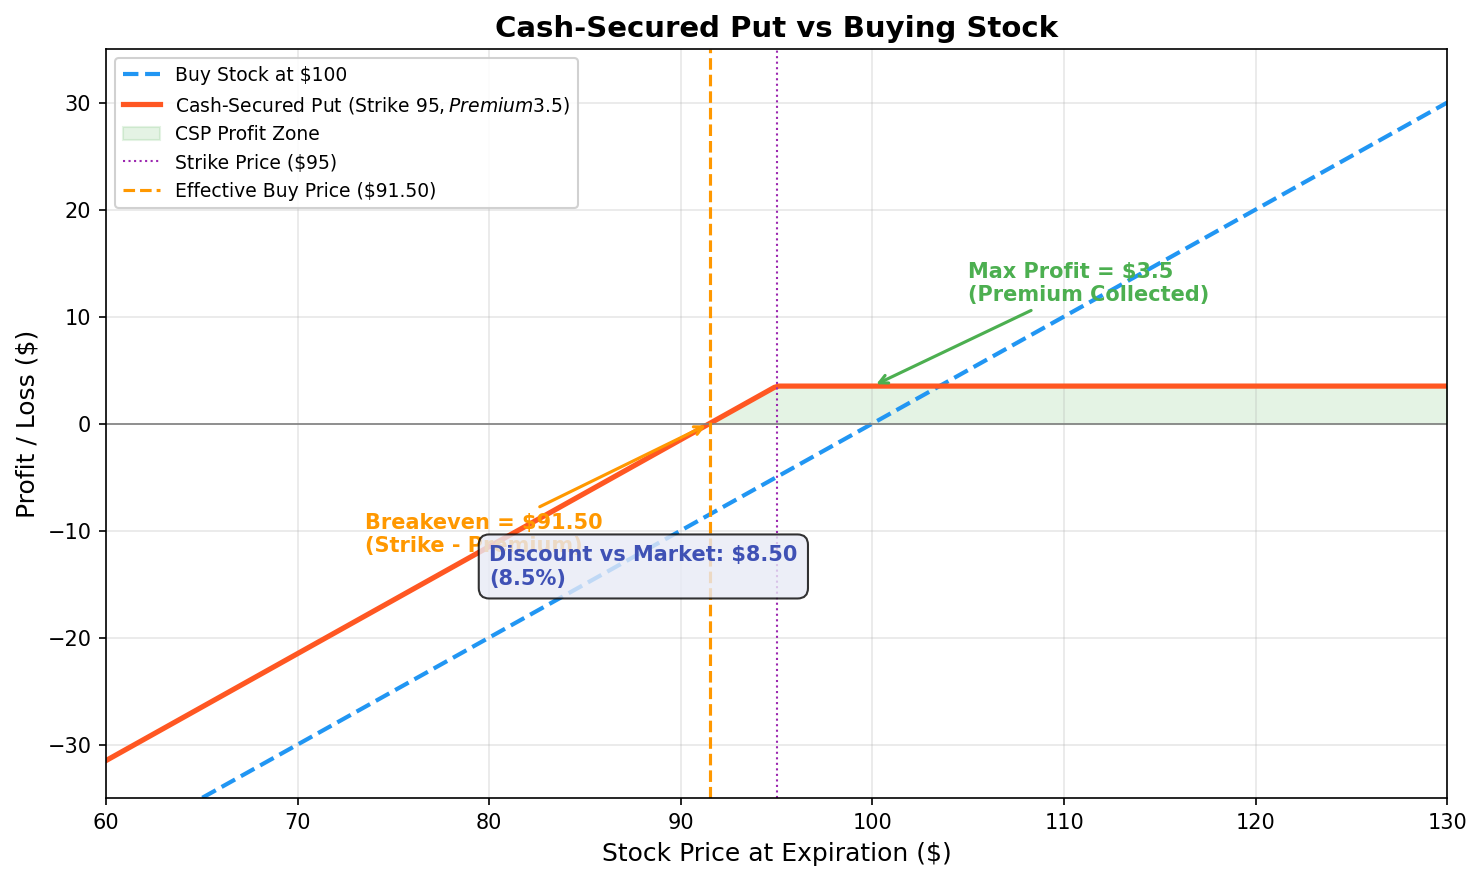

Reproduce this figure in Python.
"""
Week 28: Cash-Secured Put Payoff Diagram
==========================================
Shows the payoff of selling a cash-secured put. Compares the effective
purchase price (strike - premium) to simply buying the stock outright.

Output: week28_cash_secured_put.png
"""

import numpy as np
import matplotlib.pyplot as plt

# -------------------------------------------------------------------
# Parameters
# -------------------------------------------------------------------
current_price = 100         # current stock price
strike_price = 95           # put strike (willing to buy at $95)
premium_received = 3.50     # premium collected for selling the put

# -------------------------------------------------------------------
# Stock price range at expiration
# -------------------------------------------------------------------
stock_prices = np.linspace(60, 130, 300)

# -------------------------------------------------------------------
# Payoff calculations
# -------------------------------------------------------------------
# Cash-secured put P&L (sold put, secured by cash = strike amount)
# If stock >= strike: keep premium, no assignment
# If stock <  strike: forced to buy at strike, P&L = (stock - strike) + premium
csp_pnl = np.where(
    stock_prices >= strike_price,
    premium_received,
    (stock_prices - strike_price) + premium_received
)

# "Just buy stock at current price" P&L
buy_stock_pnl = stock_prices - current_price

# Effective purchase price if assigned
effective_price = strike_price - premium_received

# -------------------------------------------------------------------
# Plotting
# -------------------------------------------------------------------
fig, ax = plt.subplots(figsize=(10, 6))

# Stock purchase payoff
ax.plot(stock_prices, buy_stock_pnl, color="#2196F3", linewidth=2,
        linestyle="--", label=f"Buy Stock at ${current_price}")

# Cash-secured put payoff
ax.plot(stock_prices, csp_pnl, color="#FF5722", linewidth=2.5,
        label=f"Cash-Secured Put (Strike ${strike_price}, Premium ${premium_received})")

# Shade profit zone for CSP
profit_mask = csp_pnl > 0
ax.fill_between(stock_prices, 0, csp_pnl,
                where=profit_mask, color="#4CAF50", alpha=0.15,
                label="CSP Profit Zone")

# Reference lines
ax.axhline(0, color="grey", linewidth=0.8)
ax.axvline(strike_price, color="#9C27B0", linewidth=1, linestyle=":",
           label=f"Strike Price (${strike_price})")
ax.axvline(effective_price, color="#FF9800", linewidth=1.5, linestyle="--",
           label=f"Effective Buy Price (${effective_price:.2f})")

# Breakeven annotation
ax.annotate(
    f"Breakeven = ${effective_price:.2f}\n(Strike - Premium)",
    xy=(effective_price, 0),
    xytext=(effective_price - 18, -12),
    fontsize=10, fontweight="bold", color="#FF9800",
    arrowprops=dict(arrowstyle="->", color="#FF9800", lw=1.5),
)

# Max profit annotation
ax.annotate(
    f"Max Profit = ${premium_received}\n(Premium Collected)",
    xy=(strike_price + 5, premium_received),
    xytext=(strike_price + 10, premium_received + 8),
    fontsize=10, fontweight="bold", color="#4CAF50",
    arrowprops=dict(arrowstyle="->", color="#4CAF50", lw=1.5),
)

# Discount annotation
discount = current_price - effective_price
ax.annotate(
    f"Discount vs Market: ${discount:.2f}\n({discount/current_price*100:.1f}%)",
    xy=(80, -15),
    fontsize=10, fontweight="bold", color="#3F51B5",
    bbox=dict(boxstyle="round,pad=0.5", facecolor="#E8EAF6", alpha=0.8),
)

# Labels and formatting
ax.set_title("Cash-Secured Put vs Buying Stock", fontsize=14, fontweight="bold")
ax.set_xlabel("Stock Price at Expiration ($)", fontsize=12)
ax.set_ylabel("Profit / Loss ($)", fontsize=12)
ax.legend(loc="upper left", fontsize=9, framealpha=0.9)
ax.grid(True, alpha=0.3)
ax.set_xlim(60, 130)
ax.set_ylim(-35, 35)

plt.tight_layout()
plt.savefig("B:/chanmainvest/tutorial/course/animation/week28_cash_secured_put.png",
            dpi=150, bbox_inches="tight")
plt.close()
print("Saved week28_cash_secured_put.png")
